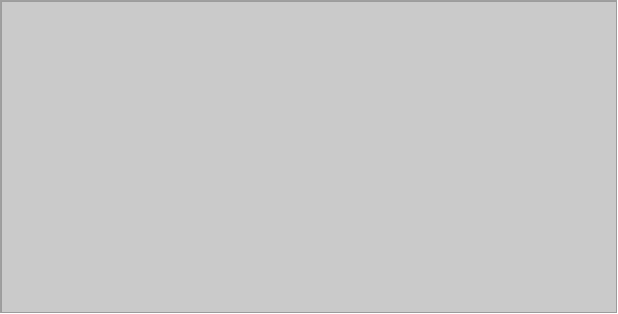
<?xml version="1.0" encoding="UTF-8"?>
<ui version="4.0">
 <class>OutputWindow</class>
 <widget class="QFrame" name="OutputWindow">
  <property name="geometry">
   <rect>
    <x>0</x>
    <y>0</y>
    <width>618</width>
    <height>314</height>
   </rect>
  </property>
  <property name="frameShape">
   <enum>QFrame::Panel</enum>
  </property>
  <property name="frameShadow">
   <enum>QFrame::Sunken</enum>
  </property>
  <layout class="QGridLayout" name="gridLayout">
   <property name="leftMargin">
    <number>0</number>
   </property>
   <property name="topMargin">
    <number>0</number>
   </property>
   <property name="rightMargin">
    <number>0</number>
   </property>
   <property name="bottomMargin">
    <number>0</number>
   </property>
   <item row="0" column="0">
    <widget class="QPlainTextEdit" name="plainTextEdit">
     <property name="styleSheet">
      <string notr="true">background-color: palette(midlight);</string>
     </property>
     <property name="undoRedoEnabled">
      <bool>false</bool>
     </property>
     <property name="lineWrapMode">
      <enum>QPlainTextEdit::NoWrap</enum>
     </property>
     <property name="readOnly">
      <bool>true</bool>
     </property>
     <property name="backgroundVisible">
      <bool>false</bool>
     </property>
    </widget>
   </item>
  </layout>
 </widget>
 <resources/>
 <connections/>
</ui>
